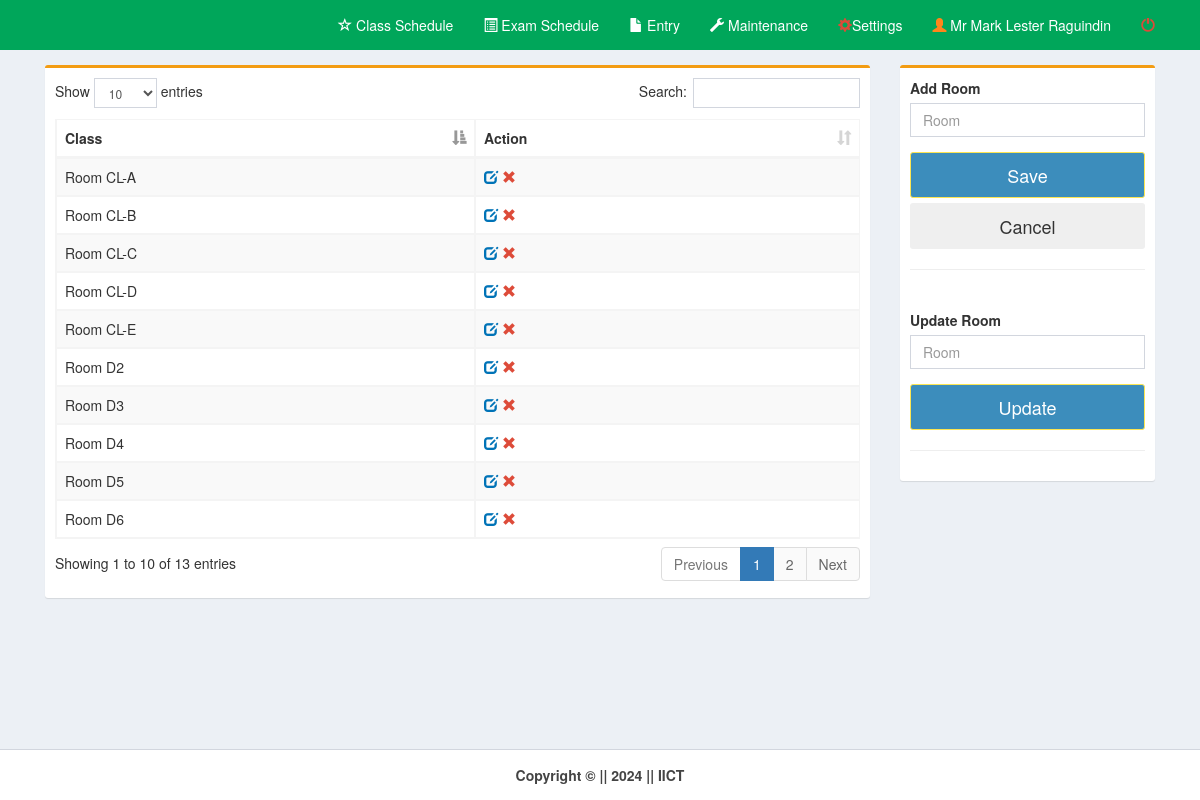
The page /pages/room.php (signed in) on the database its author committed.
### tables this page shows
CREATE TABLE `room` (
  `room_id` int(11) NOT NULL,
  `room` varchar(15) NOT NULL
);

### pages/room.php (the view, shortened to what this page needs)
<!DOCTYPE html>
<html>
  <head>
    <link rel="stylesheet" href="../bootstrap/css/bootstrap.min.css">
    <link rel="stylesheet" href="../plugins/datatables/dataTables.bootstrap.css">
    <link rel="stylesheet" href="../dist/css/AdminLTE.min.css">
    <link rel="stylesheet" href="../plugins/select2/select2.min.css">
    <link rel="stylesheet" href="../dist/css/skins/_all-skins.min.css">
 </head>
  <body class="hold-transition skin-green layout-top-nav" onload="myFunction()">
    <div class="wrapper">
      <div class="content-wrapper">
        <div class="container">
          <section class="content">
            <div class="row">
	      <div class="col-md-9">
              <div class="box box-warning">
                <div class="box-body">
				<div class="row">
					<div class="col-md-12">
						<table id="example1" class="table table-bordered table-striped" style="margin-right:-10px">
              <thead>
                <tr>
                <th>Class</th>
                <th>Action</th>
                </tr>
              </thead>
    <?php
        include('../dist/includes/dbcon.php');
        $query=mysqli_query($con,"select * from room order by room")or die(mysqli_error());
          while($row=mysqli_fetch_array($query)){
            $id=$row['room_id'];
            $room=$row['room'];
    ?>
                <tr>
                <td>Room <?php echo $room;?></td>
                <td><a id="click" href="room.php?id=<?php echo $id;?>&room=<?php echo $room;?>">
                <i class="glyphicon glyphicon-edit text-blue"></i></a>
                <a id="removeme" href="room_del.php?id=<?php echo $id;?>">
                <i class="glyphicon glyphicon-remove text-red"></i></a>
                </td>
                </tr>
<?php }?>
</table>
		</div>
    <form method="post" action="room_save.php">
		<div class="col-md-6">
         </div>
        </div>
                </div>
              </div>
            </div>
            <div class="col-md-3">
              <div class="box box-warning">
                <div class="box-body">
                  <div id="form">
				  <div class="row">
					 <div class="col-md-12">
						  <div class="form-group">
							<label for="date">Add Room</label><br>
								<input type="text" class="form-control" name="room" placeholder="Room" required>
						  </div>
					</div>
				  </div>
                  <div class="form-group">
                      <button class="btn btn-lg btn-block btn-primary" id="daterange-btn" name="save" type="submit">
                        Save
                      </button>
					  <button class="btn btn-lg btn-block" id="daterange-btn" type="reset">
                       Cancel
                      </button>
                   </div>
                  </div><hr>
                </div>
				<div class="box-body" style="" id="displayform">
                  <div id="form">
				  <div class="row">
					 <div class="col-md-12">
						  <form method="post" action="room_update.php">
						  <div class="form-group">
							<label for="date">Update Room</label><br>
								<input type="text" class="form-control" id="class" name="room" value="<?php echo $_REQUEST['room'];?>" placeholder="Room" required>
						  </div>
					</div>
				  </div>
                  <div class="form-group">
                      <button class="btn btn-lg btn-block btn-primary" id="daterange-btn" name="save" type="submit">
                        Update
                      </button>
                   </div>
                  </div><hr>
                </div>
              </div>
            </div>
          </div>
          </section>
        </div>
      </div>
      <?php include('../dist/includes/footer.php');?>
    </div>
  </body>
</html>

### rows shown on the page
room: room "CL-A"
room: room "CL-B"
room: room "CL-C"
room: room "CL-D"
room: room "CL-E"
room: room "D2"
room: room "D3"
room: room "D4"
room: room "D5"
room: room "D6"

### other values the page prints
$_SESSION['name'] "Mr Mark Lester Raguindin"
